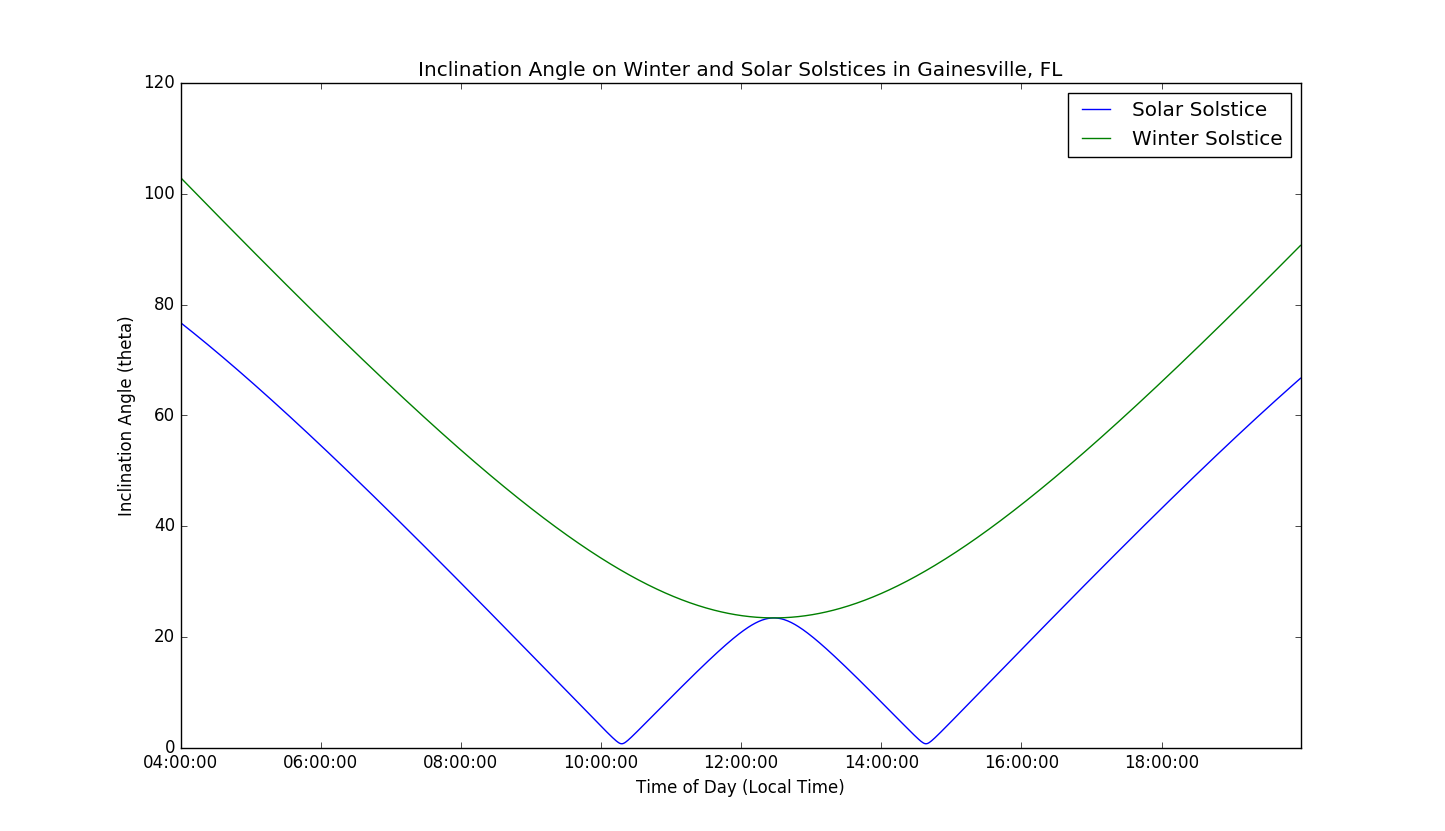

Recreate this plot in Python.
import datetime
import funcs
import matplotlib.pyplot as plt

stand_times = []
for i in range(4, 20):
    for j in range(60):
        stand_times += [datetime.time(i, j, 0)]


def solartime_1(stand_time):
    Loc = 82.13
    Lst = 75
    E = -1.33

    solar_time_min = stand_time.minute + 4*(Lst - Loc) - E
    if solar_time_min > 59:
        solar_time_min -= 60
        carryover = 1
    elif solar_time_min < 0:
        solar_time_min += 60
        carryover = -1
    else:
        carryover = 0

    solar_time_min = int(solar_time_min)
    solar_time = datetime.time(stand_time.hour + carryover, solar_time_min, 0)

    return solar_time


def solartime_2(stand_time):
    Loc = 82.13
    Lst = 75
    E = -1.33

    solar_time_min = stand_time.minute + 4*(Lst - Loc) - E
    if solar_time_min > 59:
        solar_time_min -= 60
        carryover = 1
    elif solar_time_min < 0:
        solar_time_min += 60
        carryover = -1
    else:
        carryover = 0

    solar_time_min = int(solar_time_min)
    solar_time = datetime.time(stand_time.hour + carryover, solar_time_min, 0)

    return solar_time

solartimes1 = [solartime_1(i) for i in stand_times]
solartimes2 = [solartime_2(i) for i in stand_times]

hour_angles1 = [funcs.hour_angle(i) for i in solartimes1]
hour_angles2 = [funcs.hour_angle(i) for i in solartimes2]

delta1 = 23.45
delta2 = -23.45
phi = 29.7
gamma = 0
beta = 29.7

thetazs_1 = [funcs.zenith_angle(phi, delta1, i) for i in hour_angles1]
thetazs_2 = [funcs.zenith_angle(phi, delta2, i) for i in hour_angles2]

gammas1 = [funcs.solar_azimuth_angle(hour_angles1[i], thetazs_1[i], phi, delta1)
           for i in range(len(hour_angles1))]
gammas2 = [funcs.solar_azimuth_angle(hour_angles2[i], thetazs_2[i], phi, delta2)
           for i in range(len(hour_angles2))]

thetas1 = [funcs.incidence_angle(thetazs_1[i], beta, gammas1[i], gamma) for i in
           range(len(thetazs_1))]
thetas2 = [funcs.incidence_angle(thetazs_2[i], beta, gammas2[i], gamma) for i in
           range(len(thetazs_2))]

solarsolstice = datetime.date(2016, 6, 21)
times = [datetime.datetime.combine(solarsolstice, i) for i in stand_times]

plt.plot(times, thetas1, times, thetas2)
plt.xlabel("Time of Day (Local Time)")
plt.ylabel("Inclination Angle (theta)")
plt.title("Inclination Angle on Winter and Solar Solstices in Gainesville, FL")
plt.legend(["Solar Solstice", "Winter Solstice"])
plt.show()
